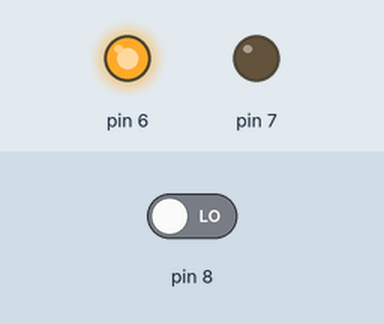
Recording of a sketch running on a simulated Arduino Uno, built with avr-gcc and run on an emulated ATmega328P. Parts: output pins drawn as LEDs (lit = HIGH). Inputs (shaded band) come from the test bench; at power-on: pin 8 LOW.

Above: at 6.8 s.
6.9 s: pin 8 driven HIGH
At 10.1 s:
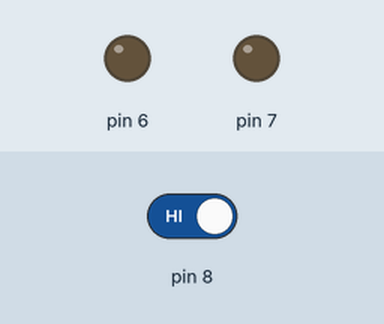
10.8 s: pin 8 driven LOW
At 13.6 s:
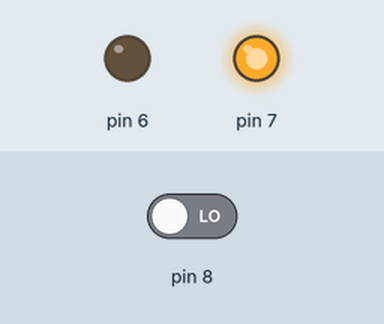
Timing chart, 0 to 22.3 s (numbered marks = the images above; inputs shaded):
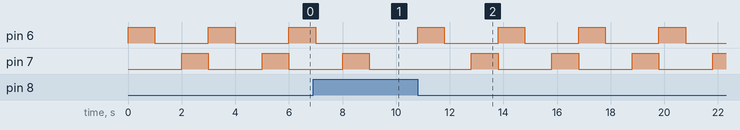

Measured:
- after the input at 6.9 s, pin 6: goes on until 7.0 s, then stays LOW
- after the input at 10.8 s, pin 6: alternates HIGH for 1.0 s and LOW for 2.0 s, starting at once; pin 7: alternates HIGH for 1.0 s and LOW for 2.0 s, starting after 2.0 s
- by itself, pin 6, pin 7: alternates HIGH for 1.0 s and LOW for 2.0 s

The sketch:

actividad_1f_mateo_villegas1.ino
```cpp
bool BOTON;

void setup()
{
  pinMode(8 , INPUT);
  pinMode(6 , OUTPUT);
  pinMode(7 , OUTPUT);

}

void loop()
{

  if(digitalRead(8) == !HIGH){
    (BOTON == HIGH);
    digitalWrite( 6 , HIGH);
    delay(1000);
    digitalWrite( 6 , LOW);
    delay(1000);
    digitalWrite(7 , HIGH);
    delay(1000);
    digitalWrite( 7 ,LOW);
  }
  else{
    digitalWrite( 6 , LOW);
    digitalWrite( 7 , LOW);
}
}
```
